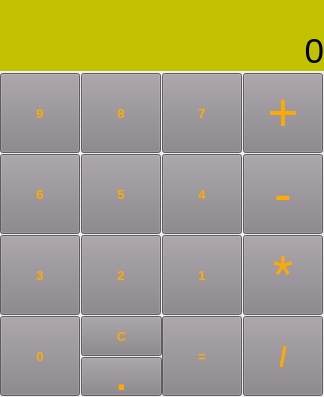
<?xml version="1.0" encoding="UTF-8"?>
<ui version="4.0">
 <class>MainWindow</class>
 <widget class="QMainWindow" name="MainWindow">
  <property name="geometry">
   <rect>
    <x>0</x>
    <y>0</y>
    <width>324</width>
    <height>397</height>
   </rect>
  </property>
  <property name="minimumSize">
   <size>
    <width>324</width>
    <height>397</height>
   </size>
  </property>
  <property name="maximumSize">
   <size>
    <width>324</width>
    <height>397</height>
   </size>
  </property>
  <property name="baseSize">
   <size>
    <width>324</width>
    <height>397</height>
   </size>
  </property>
  <property name="font">
   <font>
    <family>Segoe UI</family>
    <pointsize>10</pointsize>
    <weight>75</weight>
    <bold>true</bold>
   </font>
  </property>
  <property name="windowTitle">
   <string>CalcPy</string>
  </property>
  <property name="animated">
   <bool>true</bool>
  </property>
  <widget class="QWidget" name="centralwidget">
   <widget class="QLabel" name="labelDisplay">
    <property name="geometry">
     <rect>
      <x>0</x>
      <y>0</y>
      <width>324</width>
      <height>71</height>
     </rect>
    </property>
    <property name="font">
     <font>
      <family>Segoe UI</family>
      <pointsize>26</pointsize>
      <weight>9</weight>
      <italic>false</italic>
      <bold>false</bold>
     </font>
    </property>
    <property name="layoutDirection">
     <enum>Qt::LeftToRight</enum>
    </property>
    <property name="styleSheet">
     <string notr="true">background-color: rgb(194, 194, 0);
font: 75 26pt &quot;Segoe UI&quot;;</string>
    </property>
    <property name="text">
     <string>0</string>
    </property>
    <property name="alignment">
     <set>Qt::AlignBottom|Qt::AlignRight|Qt::AlignTrailing</set>
    </property>
    <property name="margin">
     <number>13</number>
    </property>
   </widget>
   <widget class="QPushButton" name="btn__7">
    <property name="geometry">
     <rect>
      <x>162</x>
      <y>73</y>
      <width>80</width>
      <height>80</height>
     </rect>
    </property>
    <property name="styleSheet">
     <string notr="true">background-color: rgb(134, 128, 134);
font: 75 30pt &quot;Segoe UI&quot;;
color: rgb(255, 170, 0);</string>
    </property>
    <property name="text">
     <string>7</string>
    </property>
   </widget>
   <widget class="QPushButton" name="btn__8">
    <property name="geometry">
     <rect>
      <x>81</x>
      <y>73</y>
      <width>80</width>
      <height>80</height>
     </rect>
    </property>
    <property name="styleSheet">
     <string notr="true">background-color: rgb(134, 128, 134);
font: 75 30pt &quot;Segoe UI&quot;;
color: rgb(255, 170, 0);</string>
    </property>
    <property name="text">
     <string>8</string>
    </property>
   </widget>
   <widget class="QPushButton" name="btn__9">
    <property name="geometry">
     <rect>
      <x>0</x>
      <y>73</y>
      <width>80</width>
      <height>80</height>
     </rect>
    </property>
    <property name="styleSheet">
     <string notr="true">background-color: rgb(134, 128, 134);
font: 75 30pt &quot;Segoe UI&quot;;
color: rgb(255, 170, 0);</string>
    </property>
    <property name="text">
     <string>9</string>
    </property>
   </widget>
   <widget class="QPushButton" name="btn__add">
    <property name="geometry">
     <rect>
      <x>243</x>
      <y>73</y>
      <width>80</width>
      <height>80</height>
     </rect>
    </property>
    <property name="font">
     <font>
      <family>Segoe UI</family>
      <pointsize>40</pointsize>
      <weight>62</weight>
      <italic>false</italic>
      <bold>true</bold>
     </font>
    </property>
    <property name="styleSheet">
     <string notr="true">background-color: rgb(134, 128, 134);
font:500 40pt &quot;Segoe UI&quot;;
color: rgb(255, 170, 0);</string>
    </property>
    <property name="text">
     <string>+</string>
    </property>
   </widget>
   <widget class="QPushButton" name="btn__5">
    <property name="geometry">
     <rect>
      <x>81</x>
      <y>154</y>
      <width>80</width>
      <height>80</height>
     </rect>
    </property>
    <property name="styleSheet">
     <string notr="true">background-color: rgb(134, 128, 134);
font: 75 30pt &quot;Segoe UI&quot;;
color: rgb(255, 170, 0);</string>
    </property>
    <property name="text">
     <string>5</string>
    </property>
   </widget>
   <widget class="QPushButton" name="btn__4">
    <property name="geometry">
     <rect>
      <x>162</x>
      <y>154</y>
      <width>80</width>
      <height>80</height>
     </rect>
    </property>
    <property name="styleSheet">
     <string notr="true">background-color: rgb(134, 128, 134);
font: 75 30pt &quot;Segoe UI&quot;;
color: rgb(255, 170, 0);</string>
    </property>
    <property name="text">
     <string>4</string>
    </property>
   </widget>
   <widget class="QPushButton" name="btn__sub">
    <property name="geometry">
     <rect>
      <x>243</x>
      <y>154</y>
      <width>80</width>
      <height>80</height>
     </rect>
    </property>
    <property name="font">
     <font>
      <family>Segoe UI</family>
      <pointsize>40</pointsize>
      <weight>62</weight>
      <italic>false</italic>
      <bold>true</bold>
     </font>
    </property>
    <property name="styleSheet">
     <string notr="true">background-color: rgb(134, 128, 134);
font:500 40pt &quot;Segoe UI&quot;;
color: rgb(255, 170, 0);</string>
    </property>
    <property name="text">
     <string>-</string>
    </property>
   </widget>
   <widget class="QPushButton" name="btn__6">
    <property name="geometry">
     <rect>
      <x>0</x>
      <y>154</y>
      <width>80</width>
      <height>80</height>
     </rect>
    </property>
    <property name="styleSheet">
     <string notr="true">background-color: rgb(134, 128, 134);
font: 75 30pt &quot;Segoe UI&quot;;
color: rgb(255, 170, 0);</string>
    </property>
    <property name="text">
     <string>6</string>
    </property>
   </widget>
   <widget class="QPushButton" name="btn__3">
    <property name="geometry">
     <rect>
      <x>0</x>
      <y>235</y>
      <width>80</width>
      <height>80</height>
     </rect>
    </property>
    <property name="styleSheet">
     <string notr="true">background-color: rgb(134, 128, 134);
font: 75 30pt &quot;Segoe UI&quot;;
color: rgb(255, 170, 0);</string>
    </property>
    <property name="text">
     <string>3</string>
    </property>
   </widget>
   <widget class="QPushButton" name="btn__2">
    <property name="geometry">
     <rect>
      <x>81</x>
      <y>235</y>
      <width>80</width>
      <height>80</height>
     </rect>
    </property>
    <property name="styleSheet">
     <string notr="true">background-color: rgb(134, 128, 134);
font: 75 30pt &quot;Segoe UI&quot;;
color: rgb(255, 170, 0);</string>
    </property>
    <property name="text">
     <string>2</string>
    </property>
   </widget>
   <widget class="QPushButton" name="btn__multiply">
    <property name="geometry">
     <rect>
      <x>243</x>
      <y>235</y>
      <width>80</width>
      <height>80</height>
     </rect>
    </property>
    <property name="font">
     <font>
      <family>Segoe UI</family>
      <pointsize>40</pointsize>
      <weight>62</weight>
      <italic>false</italic>
      <bold>true</bold>
     </font>
    </property>
    <property name="layoutDirection">
     <enum>Qt::LeftToRight</enum>
    </property>
    <property name="styleSheet">
     <string notr="true">background-color: rgb(134, 128, 134);
font:500 40pt &quot;Segoe UI&quot;;
color: rgb(255, 170, 0);</string>
    </property>
    <property name="text">
     <string>*</string>
    </property>
    <property name="autoDefault">
     <bool>true</bool>
    </property>
    <property name="default">
     <bool>false</bool>
    </property>
    <property name="flat">
     <bool>false</bool>
    </property>
   </widget>
   <widget class="QPushButton" name="btn__1">
    <property name="geometry">
     <rect>
      <x>162</x>
      <y>235</y>
      <width>80</width>
      <height>80</height>
     </rect>
    </property>
    <property name="styleSheet">
     <string notr="true">background-color: rgb(134, 128, 134);
font: 75 30pt &quot;Segoe UI&quot;;
color: rgb(255, 170, 0);</string>
    </property>
    <property name="text">
     <string>1</string>
    </property>
   </widget>
   <widget class="QPushButton" name="btn__calc">
    <property name="geometry">
     <rect>
      <x>162</x>
      <y>316</y>
      <width>80</width>
      <height>80</height>
     </rect>
    </property>
    <property name="styleSheet">
     <string notr="true">background-color: rgb(134, 128, 134);
font:500 40pt &quot;Segoe UI&quot;;
color: rgb(255, 170, 0);</string>
    </property>
    <property name="text">
     <string>=</string>
    </property>
   </widget>
   <widget class="QPushButton" name="btn__clear">
    <property name="geometry">
     <rect>
      <x>81</x>
      <y>316</y>
      <width>81</width>
      <height>40</height>
     </rect>
    </property>
    <property name="styleSheet">
     <string notr="true">background-color: rgb(134, 128, 134);
font: 500 20pt &quot;Segoe UI&quot;;
color: rgb(255, 170, 0);</string>
    </property>
    <property name="text">
     <string>C</string>
    </property>
   </widget>
   <widget class="QPushButton" name="btn__zero">
    <property name="geometry">
     <rect>
      <x>0</x>
      <y>316</y>
      <width>80</width>
      <height>80</height>
     </rect>
    </property>
    <property name="styleSheet">
     <string notr="true">background-color: rgb(134, 128, 134);
font: 75 30pt &quot;Segoe UI&quot;;
color: rgb(255, 170, 0);</string>
    </property>
    <property name="text">
     <string>0</string>
    </property>
   </widget>
   <widget class="QPushButton" name="btn__div">
    <property name="geometry">
     <rect>
      <x>243</x>
      <y>316</y>
      <width>80</width>
      <height>80</height>
     </rect>
    </property>
    <property name="font">
     <font>
      <family>Segoe UI</family>
      <pointsize>20</pointsize>
      <weight>87</weight>
      <italic>false</italic>
      <bold>true</bold>
     </font>
    </property>
    <property name="styleSheet">
     <string notr="true">background-color: rgb(134, 128, 134);
font:700 20pt &quot;Segoe UI&quot;;
color: rgb(255, 170, 0);</string>
    </property>
    <property name="text">
     <string>/</string>
    </property>
   </widget>
   <widget class="QPushButton" name="btn__dot">
    <property name="enabled">
     <bool>true</bool>
    </property>
    <property name="geometry">
     <rect>
      <x>81</x>
      <y>357</y>
      <width>81</width>
      <height>39</height>
     </rect>
    </property>
    <property name="font">
     <font>
      <family>Segoe UI</family>
      <pointsize>28</pointsize>
      <weight>75</weight>
      <bold>true</bold>
     </font>
    </property>
    <property name="styleSheet">
     <string notr="true">background-color: rgb(134, 128, 134);
color: rgb(255, 170, 0);</string>
    </property>
    <property name="text">
     <string>.</string>
    </property>
   </widget>
  </widget>
 </widget>
 <resources/>
 <connections/>
</ui>
